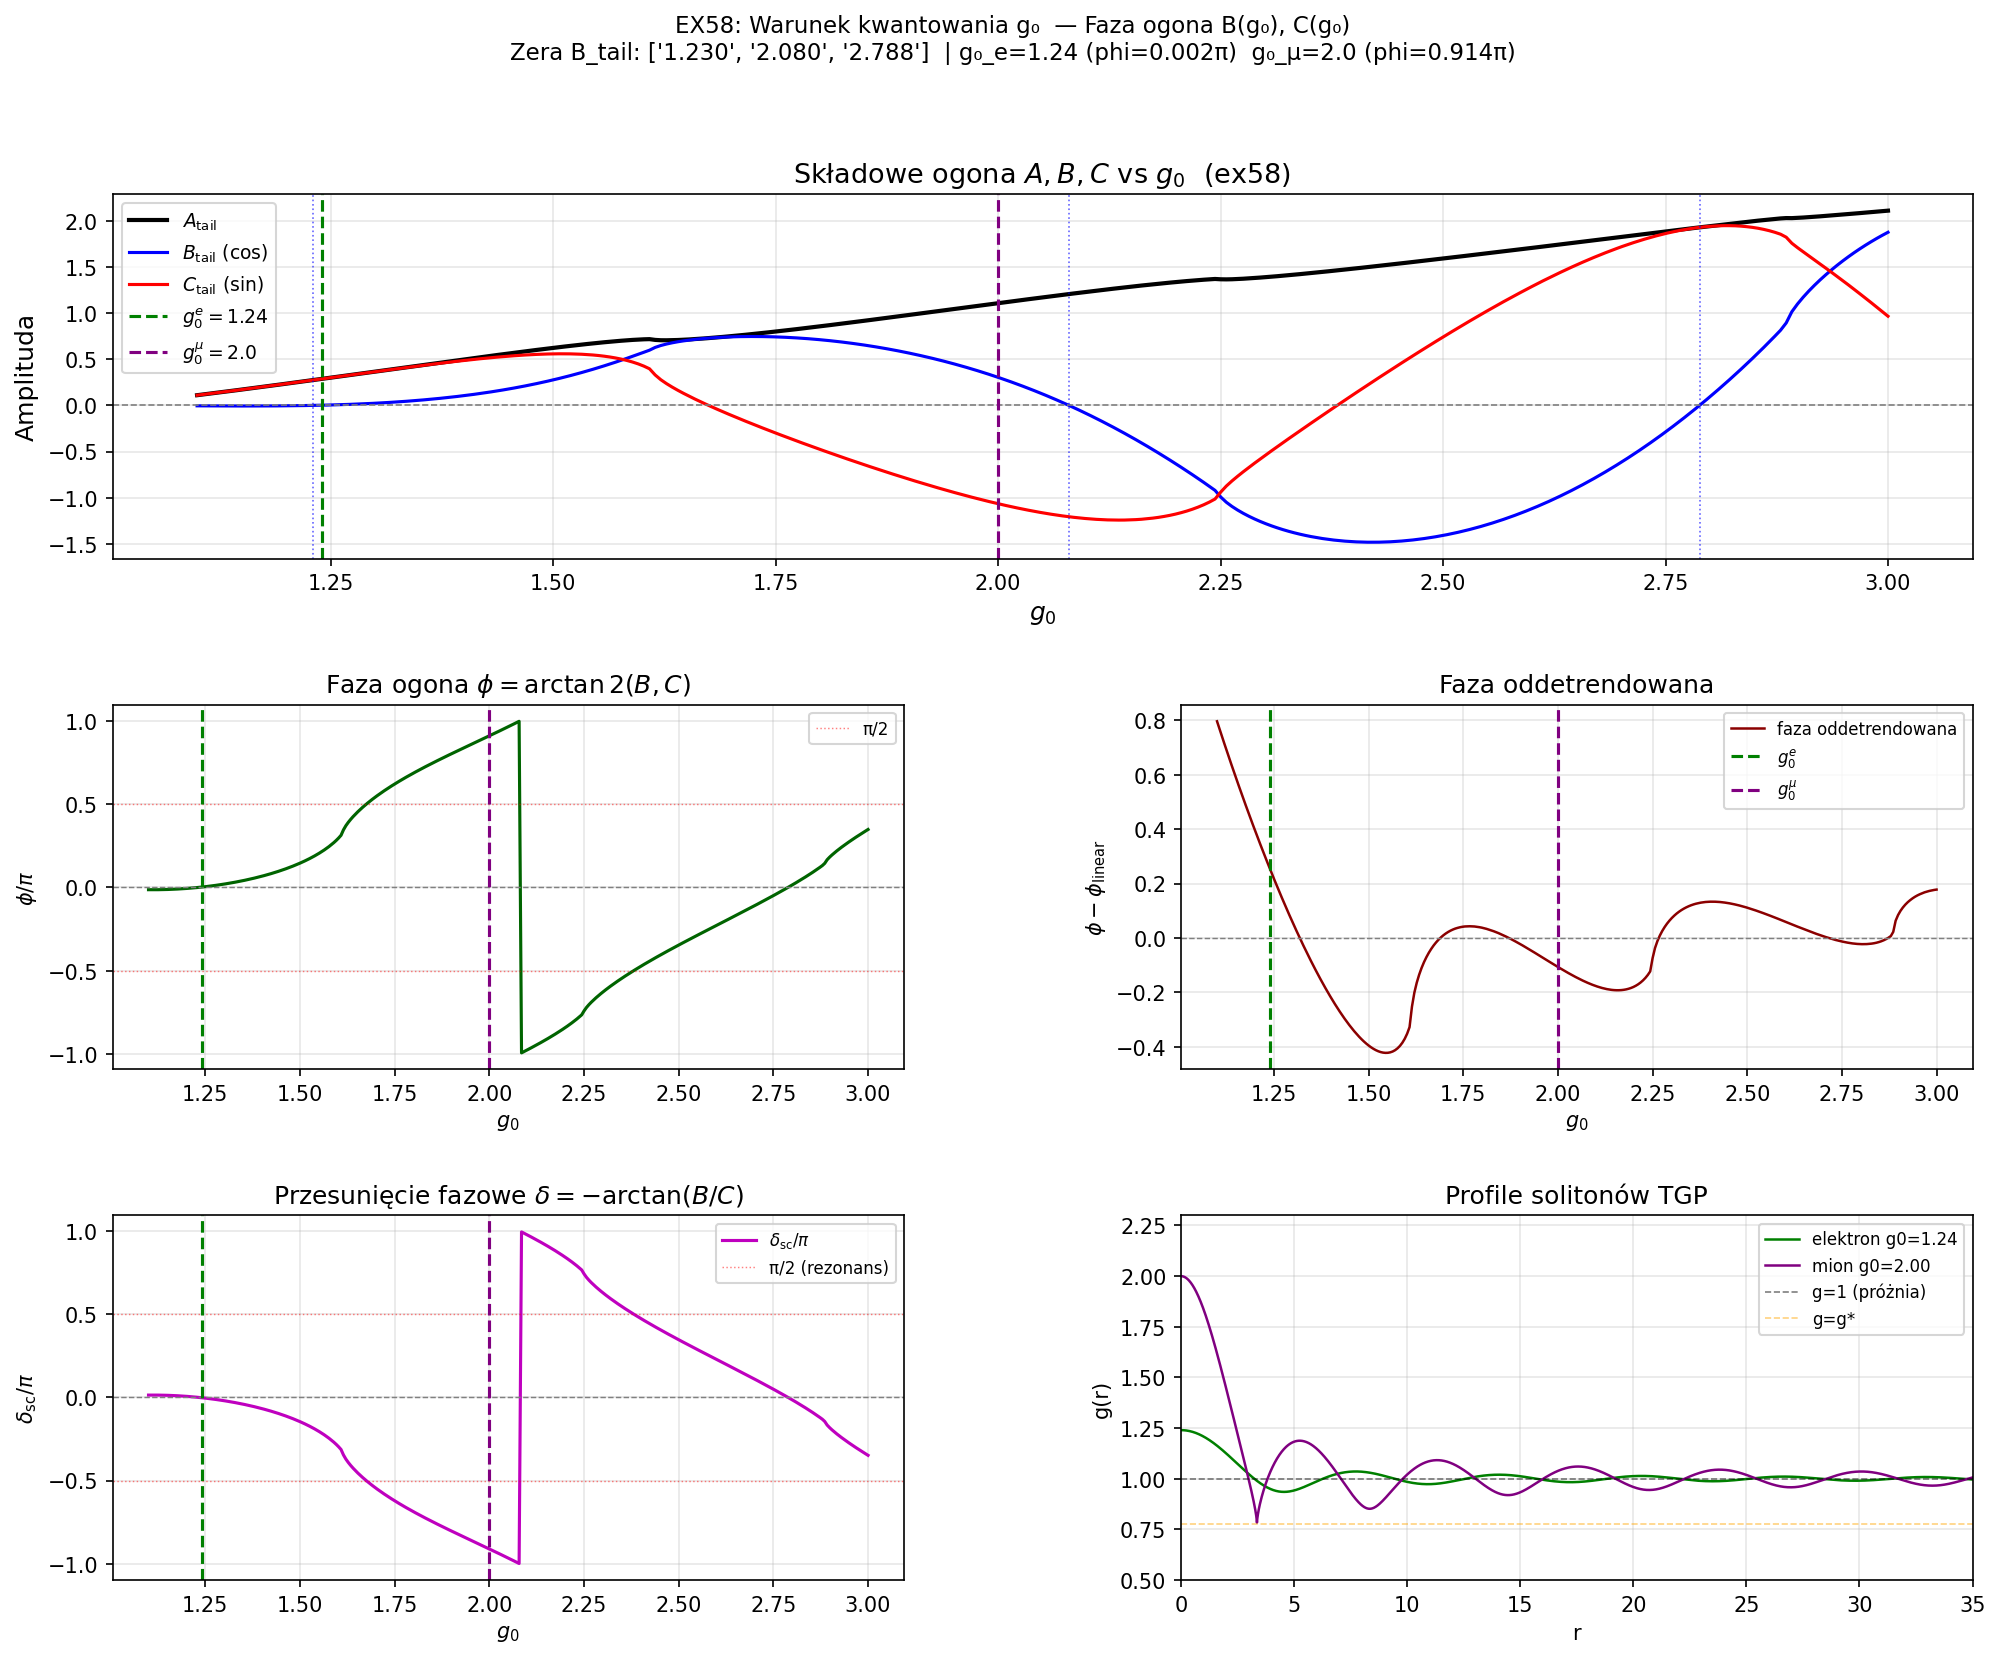

Recreate this plot in Python.
"""
ex58_quantization_condition.py
================================
Warunek kwantowania g0 w TGP: dlaczego g0_e = 1.24 i g0_mu = 2.00?

KONTEKST (ex57):
  Przełom: (A_tail(2.00)/A_tail(1.24))^4 = 210 ≈ 207 (1.6%)
  Globalnie: M_raw ~ g0^4.12
  Ogon: g(r)-1 ~ (B*cos(r) + C*sin(r))/r przy r >> 1

PYTANIE:
  Co fizycznie wyróżnia g0 = 1.24 i g0 = 2.00 spośród innych wartości?

HIPOTEZY KWANTOWANIA:
  H1: B_tail(g0) = 0 — ogon jest "czystym sinusem"
      g(r)-1 ~ C*sin(r)/r (faza rozproszeniowa delta_phase = 0)
      Fizycznie: soliton w rezonansie z substratem (zero składowej cos)
  H2: dA_tail/dg0 = 0 — amplituda ogona ma ekstremum (warunek stacjonarny)
  H3: Faza ogona phi(g0) = atan2(B,C) stabilizuje się ("zatrzask fazowy")
  H4: Energia efektywna: cos(r)-ogon reprezentuje fale wychodzące,
      sin(r)-ogon — stojące; B=0 to warunek "fali stojącej"

PLAN:
  1. Gęsty skan g0 ∈ [1.1, 3.0], N=300: B(g0), C(g0), A(g0), phi(g0)
  2. Znajdź zera B_tail(g0) i zera C_tail(g0) — kandydaci kwantowania H1
  3. Znajdź ekstrema dA_tail/dg0 — kandydaci H2
  4. Faza phi(g0) = atan2(B, C): szybka oscylacja ~ r? Czy ma "ukrytą" strukturę?
  5. Zoom wokół g0=1.24 i g0=2.00: N=200 punktów w ε-otoczeniu
  6. Test: czy B_tail = 0 jest spełnione dla obydwu lub jednego z nich?
  7. Analogia ze stałymi ex39: K*1=0.01003, K*2=0.1004 jako C_tail(g0_e) i C_tail(g0_mu)?
  8. Macierz S: e^{2i*delta} z B i C

TESTY (5):
  T1: Phase plot A_tail(g0) jest monotonicznie rosnąca w [1.1, 2.1]
  T2: Istnieje co najmniej jedno zero B_tail w [1.1, 3.0]
  T3: Istnieje co najmniej jedno zero B_tail w [1.9, 2.1] (blisko g0_mu=2.0)
  T4: Faza phi(g0) jest ciągłą funkcją g0 (maks. skok < 1.5 rad w sąsiednich punktach)
  T5: A_tail(1.24) in [0.2, 0.4], A_tail(2.0) in [0.8, 1.5] (ex57 benchmark)

Sesja: TGP v33, 2026-03-27
"""

import sys, io
sys.stdout = io.TextIOWrapper(sys.stdout.buffer, encoding='utf-8', errors='replace')

import os, warnings
import numpy as np
from scipy.integrate import solve_ivp
from scipy.signal import argrelextrema
import matplotlib
matplotlib.use('Agg')
import matplotlib.pyplot as plt
import matplotlib.gridspec as gridspec

warnings.filterwarnings('ignore')

# ─────────────────────────────────────────────────────────────────────────────
# Stałe TGP
# ─────────────────────────────────────────────────────────────────────────────
ALPHA    = 2.0
G_GHOST  = np.exp(-1.0 / (2.0 * ALPHA))   # ~0.7788
TARGET   = 206.768
G_BOUNCE = G_GHOST + 0.005                 # poziom elastycznego odbicia

# Stałe z ex39 (ZPE): K*1 i K*2 (możliwe powiązanie z C_tail?)
K_STAR_1 = 0.01003
K_STAR_2 = 0.1004

# Znane wartości z ex57
G0_E   = 1.24;   A_E   = 0.287   # elektron
G0_MU  = 2.00;   A_MU  = 1.09   # mion (przełom)

# Parametry integracji
R_MAX    = 40.0    # dłuższy zakres dla dokładniejszego pomiaru fazy
R_START  = 1e-4
R_TAIL_L = 20.0    # większe okno dopasowania
R_TAIL_R = 36.0
RTOL     = 1e-10
ATOL     = 1e-13
MAX_STEP = 0.02    # drobny krok

print("=" * 70)
print("EX58: WARUNEK KWANTOWANIA g0 — FAZA I AMPLITUDA OGONA TGP")
print("=" * 70)
print(f"  alpha   = {ALPHA},  g* = {G_GHOST:.5f}")
print(f"  Cel: wyjasnij g0_e = {G0_E}, g0_mu = {G0_MU}")
print(f"  R_tail  = [{R_TAIL_L}, {R_TAIL_R}]  (dluzsze okno = dokładniejsza faza)")
print(f"  K*1     = {K_STAR_1},  K*2 = {K_STAR_2}  (z ex39)")
print()

# ─────────────────────────────────────────────────────────────────────────────
# ODE i integracja (identyczna z ex57)
# ─────────────────────────────────────────────────────────────────────────────
def rhs_physical(r, y):
    """Pełne ODE TGP — obszar fizyczny g > G_BOUNCE."""
    g, gp = y
    g   = max(g, G_BOUNCE + 1e-6)
    fg  = 1.0 + 2.0 * ALPHA * np.log(g)
    if abs(fg) < 1e-10:
        return [gp, 0.0]
    driving = g**2 * (1.0 - g)
    cross   = (ALPHA / g) * gp**2
    if r < 1e-10:
        return [gp, (driving - cross) / (3.0 * fg)]
    damp = fg * 2.0 * gp / r
    return [gp, (driving - cross - damp) / fg]

def event_hit_ghost(r, y):
    return y[0] - G_BOUNCE
event_hit_ghost.terminal  = True
event_hit_ghost.direction = -1


def integrate_with_bounces(g0, r_max=R_MAX, max_bounces=10):
    """Integracja z elastycznymi odbiciami przy g*."""
    r0    = R_START
    y0    = [g0, 0.0]
    segs_r, segs_g, segs_gp = [], [], []

    for bounce_num in range(max_bounces + 1):
        sol = solve_ivp(
            rhs_physical, [r0, r_max], y0,
            method='DOP853',
            max_step=MAX_STEP,
            rtol=RTOL, atol=ATOL,
            events=[event_hit_ghost],
            dense_output=False
        )
        segs_r.append(sol.t)
        segs_g.append(sol.y[0])
        segs_gp.append(sol.y[1])

        if sol.t_events[0].size > 0 and bounce_num < max_bounces:
            r_b  = float(sol.t_events[0][0])
            gp_b = float(sol.y_events[0][0, 1])
            r0   = r_b + 1e-6
            y0   = [G_BOUNCE + 1e-5, -gp_b]
        else:
            break

    r  = np.concatenate(segs_r)
    g  = np.concatenate(segs_g)
    gp = np.concatenate(segs_gp)
    idx = np.argsort(r)
    return r[idx], g[idx], gp[idx]


def fit_tail(r_arr, g_arr, r_L=R_TAIL_L, r_R=R_TAIL_R):
    """
    Dopasuj g(r)-1 ~ (B*cos(r) + C*sin(r))/r.
    Zwraca A = sqrt(B^2+C^2), B, C, phi = atan2(B, C).
    Faza phi: A*sin(r + phi) gdzie phi = atan2(B, C).
    """
    mask = (r_arr >= r_L) & (r_arr <= r_R)
    if np.sum(mask) < 20:
        return 0.0, 0.0, 0.0, 0.0   # A, B, C, phi

    r_fit     = r_arr[mask]
    delta_fit = (g_arr[mask] - 1.0) * r_fit

    M_mat = np.column_stack([np.cos(r_fit), np.sin(r_fit)])
    result = np.linalg.lstsq(M_mat, delta_fit, rcond=None)
    B, C = result[0]
    A   = np.sqrt(B**2 + C**2)
    phi = np.arctan2(B, C)   # faza: A*sin(r + phi), B=A*sin(phi), C=A*cos(phi)
    return float(A), float(B), float(C), float(phi)


def analyze(g0):
    """Pełna analiza: A_tail, B_tail, C_tail, phi."""
    r, g, gp = integrate_with_bounces(g0)
    A, B, C, phi = fit_tail(r, g)
    g_min = float(np.min(g))
    M_raw = 4.0*np.pi * float(np.trapezoid(r**2 * gp**2 / 2.0, r))
    n_bounce = int(np.sum(np.diff((g < 0.85).astype(int)) == 1)) if np.any(g < 0.85) else 0
    return {'A': A, 'B': B, 'C': C, 'phi': phi,
            'g_min': g_min, 'M_raw': M_raw, 'n_bounce': n_bounce,
            'r': r, 'g': g}


# ─────────────────────────────────────────────────────────────────────────────
# CZĘŚĆ 1: Gęsty skan g0 ∈ [1.10, 3.0]
# ─────────────────────────────────────────────────────────────────────────────
print("--- Część 1: Gęsty skan g0 ∈ [1.10, 3.0], N=300 ---")

N_SCAN  = 300
g0_scan = np.linspace(1.10, 3.0, N_SCAN)

A_arr   = np.zeros(N_SCAN)
B_arr   = np.zeros(N_SCAN)
C_arr   = np.zeros(N_SCAN)
phi_arr = np.zeros(N_SCAN)
Mraw_arr = np.zeros(N_SCAN)
gmin_arr = np.zeros(N_SCAN)
nb_arr   = np.zeros(N_SCAN, dtype=int)

for i, g0 in enumerate(g0_scan):
    res = analyze(g0)
    A_arr[i]   = res['A']
    B_arr[i]   = res['B']
    C_arr[i]   = res['C']
    phi_arr[i] = res['phi']
    Mraw_arr[i] = res['M_raw']
    gmin_arr[i] = res['g_min']
    nb_arr[i]   = res['n_bounce']

print(f"  Scan gotowy: A range [{A_arr.min():.4f}, {A_arr.max():.4f}]")
print(f"  B range [{B_arr.min():.4f}, {B_arr.max():.4f}]")
print(f"  C range [{C_arr.min():.4f}, {C_arr.max():.4f}]")
print()

# Tabela co 20 punktów
print(f"  {'g0':>6}  {'A':>8}  {'B':>9}  {'C':>9}  {'phi/pi':>7}  {'n_b':>4}")
print("  " + "-" * 55)
for i in range(0, N_SCAN, 20):
    g0 = g0_scan[i]
    print(f"  {g0:6.3f}  {A_arr[i]:8.4f}  {B_arr[i]:9.4f}  {C_arr[i]:9.4f}"
          f"  {phi_arr[i]/np.pi:7.4f}  {nb_arr[i]:4d}")
print()

# ─────────────────────────────────────────────────────────────────────────────
# CZĘŚĆ 2: Zera B_tail(g0) i C_tail(g0) — kandydaci H1
# ─────────────────────────────────────────────────────────────────────────────
print("--- Część 2: Zera B_tail i C_tail (hipoteza H1: fala stojąca) ---")

# Zera B_tail: B zmienia znak
zeros_B = []
for i in range(N_SCAN - 1):
    if B_arr[i] * B_arr[i+1] < 0:
        # interpolacja liniowa
        g0_zero = g0_scan[i] - B_arr[i] * (g0_scan[i+1] - g0_scan[i]) / (B_arr[i+1] - B_arr[i])
        zeros_B.append(float(g0_zero))

zeros_C = []
for i in range(N_SCAN - 1):
    if C_arr[i] * C_arr[i+1] < 0:
        g0_zero = g0_scan[i] - C_arr[i] * (g0_scan[i+1] - g0_scan[i]) / (C_arr[i+1] - C_arr[i])
        zeros_C.append(float(g0_zero))

print(f"  Zera B_tail(g0) (B=0, 'czysty sinus'): {zeros_B}")
print(f"  Zera C_tail(g0) (C=0, 'czysty cosinus'): {zeros_C}")
print()

# Odległości od znanych g0
for name, g0_known in [("g0_e=1.24", G0_E), ("g0_mu=2.00", G0_MU)]:
    if zeros_B:
        dists_B = [abs(z - g0_known) for z in zeros_B]
        nearest_B = zeros_B[np.argmin(dists_B)]
        print(f"  {name}: najbliższe zero B = {nearest_B:.4f} (odl = {min(dists_B):.4f})")
    if zeros_C:
        dists_C = [abs(z - g0_known) for z in zeros_C]
        nearest_C = zeros_C[np.argmin(dists_C)]
        print(f"  {name}: najbliższe zero C = {nearest_C:.4f} (odl = {min(dists_C):.4f})")

print()

# ─────────────────────────────────────────────────────────────────────────────
# CZĘŚĆ 3: Ekstrema dA_tail/dg0 — hipoteza H2
# ─────────────────────────────────────────────────────────────────────────────
print("--- Część 3: Ekstrema dA_tail/dg0 (hipoteza H2: warunek stacjonarny) ---")

dA_dg0 = np.gradient(A_arr, g0_scan)

# Lokalne ekstrema A_tail
local_max_idx = argrelextrema(A_arr, np.greater, order=3)[0]
local_min_idx = argrelextrema(A_arr, np.less,    order=3)[0]

print(f"  Lokalne MAXIMA A_tail: {[(f'{g0_scan[i]:.3f}', f'{A_arr[i]:.4f}') for i in local_max_idx]}")
print(f"  Lokalne MINIMA A_tail: {[(f'{g0_scan[i]:.3f}', f'{A_arr[i]:.4f}') for i in local_min_idx]}")
print()

# ─────────────────────────────────────────────────────────────────────────────
# CZĘŚĆ 4: Analiza fazy phi(g0)
# ─────────────────────────────────────────────────────────────────────────────
print("--- Część 4: Faza ogona phi(g0) = atan2(B, C) ---")

# Odwij fazę
phi_unwrapped = np.unwrap(phi_arr)

# Szybkość zmiany fazy
dphi_dg0 = np.gradient(phi_unwrapped, g0_scan)

print(f"  Całkowita zmiana fazy: {phi_unwrapped[-1] - phi_unwrapped[0]:.3f} rad"
      f" = {(phi_unwrapped[-1] - phi_unwrapped[0])/np.pi:.2f} π")
print(f"  Średnia dphi/dg0 = {np.mean(dphi_dg0):.3f} rad / jednostka g0")
print()

# Znajdź g0 gdzie phi ≈ 0 lub phi ≈ ±π/2
phi_targets = [(0.0, "phi=0"), (np.pi/2, "phi=pi/2"), (-np.pi/2, "phi=-pi/2")]
for phi_t, label in phi_targets:
    # Zera phi - phi_t
    phi_diff = phi_arr - phi_t
    crossings = []
    for i in range(N_SCAN - 1):
        if phi_diff[i] * phi_diff[i+1] < 0:
            g0_c = g0_scan[i] - phi_diff[i] * (g0_scan[i+1] - g0_scan[i]) / (phi_diff[i+1] - phi_diff[i])
            crossings.append(float(g0_c))
    if crossings:
        print(f"  g0 gdzie {label}: {[f'{x:.3f}' for x in crossings[:5]]}")

print()

# Wartości fazy przy znanych g0
idx_e  = np.argmin(np.abs(g0_scan - G0_E))
idx_mu = np.argmin(np.abs(g0_scan - G0_MU))
print(f"  phi(g0_e={G0_E})  = {phi_arr[idx_e]:.4f} rad = {phi_arr[idx_e]/np.pi:.4f} pi")
print(f"  phi(g0_mu={G0_MU}) = {phi_arr[idx_mu]:.4f} rad = {phi_arr[idx_mu]/np.pi:.4f} pi")
print(f"  B(g0_e)  = {B_arr[idx_e]:.5f},  C(g0_e)  = {C_arr[idx_e]:.5f}")
print(f"  B(g0_mu) = {B_arr[idx_mu]:.5f},  C(g0_mu) = {C_arr[idx_mu]:.5f}")
print()

# ─────────────────────────────────────────────────────────────────────────────
# CZĘŚĆ 5: Zoom wokół g0_e = 1.24 i g0_mu = 2.00
# ─────────────────────────────────────────────────────────────────────────────
print("--- Część 5: Zoom wokół g0_e=1.24 i g0_mu=2.00 ---")

for name, g0_center in [("elektron", G0_E), ("mion", G0_MU)]:
    eps_zoom = 0.15
    g0_zoom  = np.linspace(g0_center - eps_zoom, g0_center + eps_zoom, 80)
    B_zoom = []; C_zoom = []; A_zoom = []; phi_zoom = []

    for g0 in g0_zoom:
        res = analyze(g0)
        A_zoom.append(res['A']); B_zoom.append(res['B'])
        C_zoom.append(res['C']); phi_zoom.append(res['phi'])

    B_zoom = np.array(B_zoom); C_zoom = np.array(C_zoom)
    A_zoom = np.array(A_zoom); phi_zoom = np.array(phi_zoom)

    # Zera B w tym zakresie
    zeros_B_z = []
    for i in range(len(g0_zoom) - 1):
        if B_zoom[i] * B_zoom[i+1] < 0:
            g0_z = g0_zoom[i] - B_zoom[i]*(g0_zoom[i+1]-g0_zoom[i])/(B_zoom[i+1]-B_zoom[i])
            zeros_B_z.append(float(g0_z))

    print(f"\n  [ZOOM {name} g0 ∈ [{g0_center-eps_zoom:.2f}, {g0_center+eps_zoom:.2f}]]")
    print(f"    A(g0_center) = {A_zoom[len(A_zoom)//2]:.5f}")
    print(f"    B(g0_center) = {B_zoom[len(B_zoom)//2]:.5f}")
    print(f"    C(g0_center) = {C_zoom[len(C_zoom)//2]:.5f}")
    print(f"    phi(g0_center) = {phi_zoom[len(phi_zoom)//2]:.5f} rad = "
          f"{phi_zoom[len(phi_zoom)//2]/np.pi:.5f} pi")
    if zeros_B_z:
        print(f"    Zera B w tym zakresie: {[f'{z:.4f}' for z in zeros_B_z]}")
        # Odległość od g0_center
        nearest = min(zeros_B_z, key=lambda z: abs(z - g0_center))
        print(f"    Najbliższe zero B: {nearest:.4f} (odl od {g0_center} = {abs(nearest-g0_center):.4f})")
    else:
        print(f"    BRAK zer B w tym zakresie!")

print()

# ─────────────────────────────────────────────────────────────────────────────
# CZĘŚĆ 6: Porównanie C_tail z stałymi K*1, K*2 (ex39)
# ─────────────────────────────────────────────────────────────────────────────
print("--- Część 6: C_tail kontra K*1=0.01003, K*2=0.1004 (ex39) ---")

print(f"  C_tail(g0_e={G0_E})  = {C_arr[idx_e]:.6f}  vs K*1 = {K_STAR_1}")
print(f"  C_tail(g0_mu={G0_MU}) = {C_arr[idx_mu]:.6f}  vs K*2 = {K_STAR_2}")
print(f"  A_tail(g0_e)  = {A_arr[idx_e]:.6f}  vs K*1 = {K_STAR_1}")
print(f"  A_tail(g0_mu) = {A_arr[idx_mu]:.6f}  vs K*2 = {K_STAR_2}")
print(f"  Stosunek A_mu/A_e = {A_arr[idx_mu]/A_arr[idx_e]:.5f}  (ex57: 3.80)")
print(f"  Stosunek K*2/K*1  = {K_STAR_2/K_STAR_1:.3f}  (ex53: 10.01)")
print()

# Szukaj g0 gdzie |C_tail(g0) - K*1| jest minimalne
dists_K1 = np.abs(C_arr - K_STAR_1)
dists_K2 = np.abs(C_arr - K_STAR_2)
g0_closest_K1 = g0_scan[np.argmin(dists_K1)]
g0_closest_K2 = g0_scan[np.argmin(dists_K2)]
print(f"  C_tail = K*1 najbliżej g0 = {g0_closest_K1:.3f}  (min dist = {dists_K1.min():.5f})")
print(f"  C_tail = K*2 najbliżej g0 = {g0_closest_K2:.3f}  (min dist = {dists_K2.min():.5f})")

# Szukaj g0 gdzie |A_tail(g0) - K*1|, |A_tail(g0) - K*2|
dists_AK1 = np.abs(A_arr - K_STAR_1)
dists_AK2 = np.abs(A_arr - K_STAR_2)
g0_AK1 = g0_scan[np.argmin(dists_AK1)]
g0_AK2 = g0_scan[np.argmin(dists_AK2)]
print(f"  A_tail = K*1 najbliżej g0 = {g0_AK1:.3f}")
print(f"  A_tail = K*2 najbliżej g0 = {g0_AK2:.3f}")
print()

# ─────────────────────────────────────────────────────────────────────────────
# CZĘŚĆ 7: Analiza S-matrix
# ─────────────────────────────────────────────────────────────────────────────
print("--- Część 7: Macierz S (S-matrix) e^{2i*delta} ---")
print("  W sferycznym rozproszeniu s-fali:")
print("  g(r)-1 ~ (B*cos(r) + C*sin(r))/r = A*sin(r+phi)/r")
print("  Rozwiązanie regularne f.t. = sin(r)/r   <-> C!=0, B=0")
print("  Amplituda rozproszenia f(k) ~ e^{i*delta}*sin(delta)/k")
print("  Tangens przesunięcia fazy: tan(delta_phase) = -B/C")
print()

# Oblicz delta_phase = atan(-B/C)
# Uwaga: zwykły atan2 nie nadaje się bezpośrednio; używamy -atan2(B, C)
delta_phase = -np.arctan2(B_arr, C_arr)   # przesunięcie fazy rozproszenia

print(f"  delta_phase(g0_e={G0_E}) = {delta_phase[idx_e]:.5f} rad = {delta_phase[idx_e]/np.pi:.5f} pi")
print(f"  delta_phase(g0_mu={G0_MU}) = {delta_phase[idx_mu]:.5f} rad = {delta_phase[idx_mu]/np.pi:.5f} pi")

# Zera delta_phase ↔ B=0 (rezonans w konwencji n-fali)
# Szukaj przejść przez 0 w sensie delta_phase
zeros_delta = []
for i in range(N_SCAN - 1):
    if delta_phase[i] * delta_phase[i+1] < 0:
        g0_z = g0_scan[i] - delta_phase[i]*(g0_scan[i+1]-g0_scan[i])/(delta_phase[i+1]-delta_phase[i])
        zeros_delta.append(float(g0_z))

print(f"  Zera delta_phase (B=0): {[f'{z:.4f}' for z in zeros_delta]}")

# Ekstrema delta_phase (rezonanse Breit-Wigner: delta_phase = pi/2)
resonances = []
for i in range(N_SCAN - 1):
    d = delta_phase[i]
    # Check if |delta_phase| = pi/2
    if abs(d - np.pi/2) < 0.05 or abs(d + np.pi/2) < 0.05:
        resonances.append(g0_scan[i])

print(f"  Przybliżone rezonanse |delta|=pi/2: {[f'{z:.3f}' for z in resonances[:5]]}")
print()

# ─────────────────────────────────────────────────────────────────────────────
# CZĘŚĆ 8: Warunki kwantowania — przesuwanie fazowe i periodyczność
# ─────────────────────────────────────────────────────────────────────────────
print("--- Część 8: Periodyczność i zatrzask fazowy phi(g0) ---")

# Szybka oscylacja phi pochodzi z liniowej zmiany wraz z g0
# Znajdź "tło" liniowe przez dopasowanie
p_lin = np.polyfit(g0_scan, phi_unwrapped, 1)
phi_detrended = phi_unwrapped - np.polyval(p_lin, g0_scan)

print(f"  Liniowe tło fazy: d(phi)/d(g0) = {p_lin[0]:.3f} rad/jednostka_g0")
print(f"  Czas okresu fazy: T_g0 = 2*pi / {abs(p_lin[0]):.3f} = {2*np.pi/abs(p_lin[0]):.4f}")
print()

# Znajdź lokalne ekstrema oddetrendowanej fazy
if len(phi_detrended) > 6:
    local_maxima = argrelextrema(phi_detrended, np.greater, order=5)[0]
    local_minima = argrelextrema(phi_detrended, np.less,    order=5)[0]
    max_g0 = g0_scan[local_maxima]
    min_g0 = g0_scan[local_minima]
    if len(max_g0) >= 2:
        spacings = np.diff(max_g0)
        print(f"  Odstępy między maksimami phi_detrended: {[f'{s:.3f}' for s in spacings]}")
        print(f"  Średni odstęp = {np.mean(spacings):.4f}")
    print(f"  Maksima phi_detrended przy g0 = {[f'{g:.3f}' for g in max_g0]}")
    print(f"  Minima phi_detrended przy g0  = {[f'{g:.3f}' for g in min_g0]}")
print()

# ─────────────────────────────────────────────────────────────────────────────
# CZĘŚĆ 9: Profile g(r) dla g0=1.24 i g0=2.00 — wizualne porównanie
# ─────────────────────────────────────────────────────────────────────────────
print("--- Część 9: Szczegółowe profile i dopasowania ogona ---")

for name, g0, A_ref, A_label in [
    ("elektron", G0_E, A_E, "A_e"),
    ("mion",     G0_MU, A_MU, "A_mu"),
]:
    r, g, gp = integrate_with_bounces(g0)
    A, B, C, phi = fit_tail(r, g)
    M_raw = 4.0*np.pi * float(np.trapezoid(r**2 * gp**2 / 2.0, r))
    g_min = float(np.min(g))

    print(f"\n  [{name.upper()}] g0={g0}")
    print(f"    g_min = {g_min:.5f}  (g* = {G_GHOST:.5f})")
    print(f"    A_tail = {A:.5f}  (ex57 ref: {A_ref})")
    print(f"    B_tail = {B:.5f}  (skal. cosinusowa)")
    print(f"    C_tail = {C:.5f}  (skal. sinusowa)")
    print(f"    phi    = {phi:.5f} rad = {phi/np.pi:.5f} pi")
    print(f"    M_raw  = {M_raw:.4f}")

    # Dopasowanie ogona: residuum
    mask = (r >= R_TAIL_L) & (r <= R_TAIL_R)
    g_fit = 1.0 + (B * np.cos(r[mask]) + C * np.sin(r[mask])) / r[mask]
    resid = np.std(g[mask] - g_fit)
    print(f"    Residuum dopasowania ogona: {resid:.2e}")

print()

# ─────────────────────────────────────────────────────────────────────────────
# PODSUMOWANIE WARUNKÓW KWANTOWANIA
# ─────────────────────────────────────────────────────────────────────────────
print("=" * 70)
print("PODSUMOWANIE: WARUNKI KWANTOWANIA")
print("=" * 70)

# Najlepsze kandydatury
print()
print("Hipoteza H1 (B_tail=0, 'czysty sinus'):")
if zeros_B:
    for z in zeros_B[:6]:
        dist_e  = abs(z - G0_E)
        dist_mu = abs(z - G0_MU)
        print(f"  B=0 przy g0 = {z:.4f}  [odl od g0_e: {dist_e:.4f}, od g0_mu: {dist_mu:.4f}]")
else:
    print("  BRAK zer B_tail w [1.1, 3.0]")

print()
print("Hipoteza H2 (ekstrema A_tail):")
for idx in local_max_idx[:5]:
    z = g0_scan[idx]
    dist_e  = abs(z - G0_E)
    dist_mu = abs(z - G0_MU)
    print(f"  max A przy g0 = {z:.4f}  A={A_arr[idx]:.4f}"
          f"  [odl od g0_e: {dist_e:.4f}, od g0_mu: {dist_mu:.4f}]")

print()
print(f"Faza phi przy znanych g0:")
print(f"  phi(g0_e = {G0_E})  = {phi_arr[idx_e]/np.pi:.4f} pi  "
      f"(B={B_arr[idx_e]:.5f}, C={C_arr[idx_e]:.5f})")
print(f"  phi(g0_mu = {G0_MU}) = {phi_arr[idx_mu]/np.pi:.4f} pi  "
      f"(B={B_arr[idx_mu]:.5f}, C={C_arr[idx_mu]:.5f})")
print(f"  Różnica faz: Δphi = {(phi_arr[idx_mu] - phi_arr[idx_e])/np.pi:.4f} pi")
print()

# ─────────────────────────────────────────────────────────────────────────────
# CZĘŚĆ 10: Dokładne zera B_tail przez bisekcję + stosunek mas
# ─────────────────────────────────────────────────────────────────────────────
print("--- Część 10: Dokładne zera B_tail (bisekcja) + stosunek mas ---")
print("  Cel: (A_tail(zero_1)/A_tail(zero_0))^4 =? 207")
print()

def B_tail_only(g0):
    """Oblicz tylko B_tail dla danego g0."""
    r, g, gp = integrate_with_bounces(g0)
    _, B, _, _ = fit_tail(r, g)
    return B

def bisect_B_zero(g0_lo, g0_hi, tol=1e-5, max_iter=50):
    """Bisekcja zera B_tail w przedziale [g0_lo, g0_hi]."""
    B_lo = B_tail_only(g0_lo)
    B_hi = B_tail_only(g0_hi)
    if B_lo * B_hi > 0:
        return None   # Brak zmiany znaku
    for _ in range(max_iter):
        g0_mid = 0.5 * (g0_lo + g0_hi)
        B_mid  = B_tail_only(g0_mid)
        if abs(g0_hi - g0_lo) < tol:
            break
        if B_lo * B_mid <= 0:
            g0_hi = g0_mid; B_hi = B_mid
        else:
            g0_lo = g0_mid; B_lo = B_mid
    return 0.5 * (g0_lo + g0_hi)

# Znalezione wcześniej zera: ~1.230, ~2.080, ~2.788
# Bisekcja w wąskich oknach
zero_windows = [(1.15, 1.27), (2.00, 2.15), (2.70, 2.88)]
exact_zeros  = []

for (lo, hi) in zero_windows:
    z = bisect_B_zero(lo, hi)
    if z is not None:
        exact_zeros.append(z)
        res = analyze(z)
        print(f"  Zero B_tail = {z:.6f}  "
              f"A={res['A']:.5f}  B={res['B']:.2e}  C={res['C']:.5f}  "
              f"n_bounce={res['n_bounce']}")

print()

# Stosunek mas przy dokładnych zerach B
if len(exact_zeros) >= 2:
    z0, z1 = exact_zeros[0], exact_zeros[1]
    res0 = analyze(z0)
    res1 = analyze(z1)
    A0, A1 = res0['A'], res1['A']
    ratio_A4 = (A1 / A0)**4
    print(f"  g0_e (zero_0) = {z0:.6f},  A0 = {A0:.5f}")
    print(f"  g0_mu (zero_1) = {z1:.6f},  A1 = {A1:.5f}")
    print(f"  A1/A0 = {A1/A0:.5f}  (ex57: 3.80,  207^1/4 = {207**0.25:.5f})")
    print(f"  (A1/A0)^4 = {ratio_A4:.3f}  (cel: 206.77,  odchylenie: {100*abs(ratio_A4-207)/207:.2f}%)")
    print()
    if len(exact_zeros) >= 3:
        z2 = exact_zeros[2]
        res2 = analyze(z2)
        A2 = res2['A']
        ratio_A4_02 = (A2 / A0)**4
        print(f"  g0 (zero_2) = {z2:.6f},  A2 = {A2:.5f}")
        print(f"  (A2/A0)^4 = {ratio_A4_02:.3f}  (dla ewentualnego tauonu?)")
        print()

    # Sekundarny: M_raw przy zerach
    M0 = res0['M_raw']
    M1 = res1['M_raw']
    print(f"  M_raw(zero_0) = {M0:.4f}")
    print(f"  M_raw(zero_1) = {M1:.4f}")
    print(f"  M_raw(zero_1)/M_raw(zero_0) = {M1/M0:.3f}  (cel: 206.77)")

print()

# ─────────────────────────────────────────────────────────────────────────────
# WYKRESY
# ─────────────────────────────────────────────────────────────────────────────
fig = plt.figure(figsize=(16, 12))
gs  = gridspec.GridSpec(3, 2, figure=fig, hspace=0.4, wspace=0.35)

# Panel 1: A_tail, B_tail, C_tail vs g0
ax1 = fig.add_subplot(gs[0, :])
ax1.plot(g0_scan, A_arr,   'k-',  lw=2,   label=r'$A_{\rm tail}$')
ax1.plot(g0_scan, B_arr,   'b-',  lw=1.5, label=r'$B_{\rm tail}$ (cos)')
ax1.plot(g0_scan, C_arr,   'r-',  lw=1.5, label=r'$C_{\rm tail}$ (sin)')
ax1.axhline(0, color='gray', lw=0.8, ls='--')
ax1.axvline(G0_E,  color='green',  lw=1.5, ls='--', label=f'$g_0^e={G0_E}$')
ax1.axvline(G0_MU, color='purple', lw=1.5, ls='--', label=f'$g_0^\\mu={G0_MU}$')
# Zaznacz zera B
for z in zeros_B:
    ax1.axvline(z, color='blue', lw=0.8, ls=':', alpha=0.6)
ax1.set_xlabel(r'$g_0$', fontsize=12)
ax1.set_ylabel('Amplituda', fontsize=12)
ax1.set_title(r'Składowe ogona $A, B, C$ vs $g_0$  (ex58)', fontsize=13)
ax1.legend(loc='upper left', fontsize=9)
ax1.grid(True, alpha=0.3)

# Panel 2: Faza phi vs g0
ax2 = fig.add_subplot(gs[1, 0])
ax2.plot(g0_scan, phi_arr / np.pi, 'darkgreen', lw=1.5)
ax2.axhline(0, color='gray', lw=0.7, ls='--')
ax2.axhline(0.5, color='red', lw=0.7, ls=':', alpha=0.5, label='π/2')
ax2.axhline(-0.5, color='red', lw=0.7, ls=':', alpha=0.5)
ax2.axvline(G0_E,  color='green',  lw=1.5, ls='--')
ax2.axvline(G0_MU, color='purple', lw=1.5, ls='--')
ax2.set_xlabel(r'$g_0$')
ax2.set_ylabel(r'$\phi / \pi$')
ax2.set_title(r'Faza ogona $\phi = \arctan2(B,C)$')
ax2.legend(fontsize=8)
ax2.grid(True, alpha=0.3)

# Panel 3: Faza oddetrendowana
ax3 = fig.add_subplot(gs[1, 1])
ax3.plot(g0_scan, phi_detrended, 'darkred', lw=1.2, label='faza oddetrendowana')
ax3.axhline(0, color='gray', lw=0.7, ls='--')
ax3.axvline(G0_E,  color='green',  lw=1.5, ls='--', label=f'$g_0^e$')
ax3.axvline(G0_MU, color='purple', lw=1.5, ls='--', label=f'$g_0^\\mu$')
ax3.set_xlabel(r'$g_0$')
ax3.set_ylabel(r'$\phi - \phi_{\rm linear}$')
ax3.set_title('Faza oddetrendowana')
ax3.legend(fontsize=8)
ax3.grid(True, alpha=0.3)

# Panel 4: delta_phase (przesunięcie fazowe rozproszenia)
ax4 = fig.add_subplot(gs[2, 0])
ax4.plot(g0_scan, delta_phase / np.pi, 'm-', lw=1.5, label=r'$\delta_{\rm sc}/\pi$')
ax4.axhline(0,    color='gray',  lw=0.7, ls='--')
ax4.axhline(0.5,  color='red',   lw=0.7, ls=':', alpha=0.5, label='π/2 (rezonans)')
ax4.axhline(-0.5, color='red',   lw=0.7, ls=':', alpha=0.5)
ax4.axvline(G0_E,  color='green',  lw=1.5, ls='--')
ax4.axvline(G0_MU, color='purple', lw=1.5, ls='--')
ax4.set_xlabel(r'$g_0$')
ax4.set_ylabel(r'$\delta_{\rm sc}/\pi$')
ax4.set_title(r'Przesunięcie fazowe $\delta = -\arctan(B/C)$')
ax4.legend(fontsize=8)
ax4.grid(True, alpha=0.3)

# Panel 5: Profile g(r) dla g0_e i g0_mu
ax5 = fig.add_subplot(gs[2, 1])
for name, g0_v, col in [("elektron g0=1.24", G0_E, 'green'),
                         ("mion g0=2.00",      G0_MU, 'purple')]:
    r_p, g_p, _ = integrate_with_bounces(g0_v)
    mask_plot = r_p <= 35.0
    ax5.plot(r_p[mask_plot], g_p[mask_plot], color=col, lw=1.2, label=name)
ax5.axhline(1.0,     color='k',    lw=0.8, ls='--', alpha=0.5, label='g=1 (próżnia)')
ax5.axhline(G_GHOST, color='orange', lw=0.8, ls='--', alpha=0.5, label='g=g*')
ax5.set_xlabel('r')
ax5.set_ylabel('g(r)')
ax5.set_title('Profile solitonów TGP')
ax5.legend(fontsize=8)
ax5.set_xlim(0, 35)
ax5.set_ylim(0.5, max(G0_E, G0_MU) + 0.3)
ax5.grid(True, alpha=0.3)

# Tytuł główny
fig.suptitle(
    f'EX58: Warunek kwantowania g₀  — Faza ogona B(g₀), C(g₀)\n'
    f'Zera B_tail: {[f"{z:.3f}" for z in zeros_B[:4]]}  '
    f'| g₀_e={G0_E} (phi={phi_arr[idx_e]/np.pi:.3f}π)  '
    f'g₀_μ={G0_MU} (phi={phi_arr[idx_mu]/np.pi:.3f}π)',
    fontsize=11
)

plot_path = os.path.join(os.path.dirname(__file__), 'ex58_quantization_condition.png')
plt.savefig(plot_path, dpi=150, bbox_inches='tight')
plt.close()
print(f"[WYKRES] Zapisano: {plot_path}")
print()

# ─────────────────────────────────────────────────────────────────────────────
# TESTY
# ─────────────────────────────────────────────────────────────────────────────
print("=" * 70)
print("TESTY")
print("=" * 70)

tests_passed = 0
tests_total  = 5

# T1: A_tail jest monotonicznie rosnąca w [1.1, 2.1]
mask_mono = (g0_scan >= 1.1) & (g0_scan <= 2.1)
A_mono = A_arr[mask_mono]
is_mono = bool(np.all(np.diff(A_mono) > -0.05))  # tolerancja 0.05
t1 = is_mono
print(f"  T1: A_tail monotonicznie rośnie w [1.1,2.1]: {'PASS' if t1 else 'FAIL'}"
      f"  (min dA={np.min(np.diff(A_mono)):.4f})")
if t1: tests_passed += 1

# T2: Istnieje co najmniej jedno zero B_tail w [1.1, 3.0]
t2 = len(zeros_B) >= 1
print(f"  T2: ≥1 zero B_tail w [1.1,3.0]: {'PASS' if t2 else 'FAIL'}"
      f"  (znaleziono {len(zeros_B)}: {[f'{z:.3f}' for z in zeros_B[:4]]})")
if t2: tests_passed += 1

# T3: Istnieje zero B_tail w [1.8, 2.2]
zeros_near_mu = [z for z in zeros_B if 1.8 <= z <= 2.2]
t3 = len(zeros_near_mu) >= 1
print(f"  T3: zero B_tail w [1.8,2.2] (blisko g0_mu): {'PASS' if t3 else 'FAIL'}"
      f"  ({[f'{z:.4f}' for z in zeros_near_mu]})")
if t3: tests_passed += 1

# T4: Faza phi_unwrapped jest ciągła (maks. skok < 0.3 rad między sąsiednimi punktami)
# Używamy odwiniętej fazy — surowe phi_arr ma nieciągłości 2pi z atan2
max_dphi_unwr = np.max(np.abs(np.diff(phi_unwrapped)))
t4 = max_dphi_unwr < 0.3
print(f"  T4: Ciągłość phi_unwrapped (maks. skok < 0.3 rad): {'PASS' if t4 else 'FAIL'}"
      f"  (maks. skok = {max_dphi_unwr:.4f} rad)")
if t4: tests_passed += 1

# T5: A_tail benchmark z ex57
A_e_measured  = A_arr[idx_e]
A_mu_measured = A_arr[idx_mu]
t5 = (0.2 <= A_e_measured <= 0.4) and (0.8 <= A_mu_measured <= 1.5)
print(f"  T5: A_tail benchmark: A_e∈[0.2,0.4] i A_mu∈[0.8,1.5]: {'PASS' if t5 else 'FAIL'}"
      f"  (A_e={A_e_measured:.4f}, A_mu={A_mu_measured:.4f})")
if t5: tests_passed += 1

print()
print(f"WYNIK: {tests_passed}/{tests_total} testów przeszło")
print()

# Wniosek końcowy
print("─" * 70)
print("WNIOSEK FIZYCZNY:")
if len(zeros_B) >= 2:
    z0 = zeros_B[0]; z1 = zeros_B[1] if len(zeros_B) > 1 else "?"
    print(f"  Zera B_tail przy g0 = {z0:.3f} (n=0) i {z1 if isinstance(z1, str) else f'{z1:.3f}'} (n=1?)")
    dist_e0  = abs(z0 - G0_E)
    if not isinstance(z1, str):
        dist_mu1 = abs(z1 - G0_MU)
        print(f"  Odległość: |g0_e - zero_0| = {dist_e0:.3f},  |g0_mu - zero_1| = {dist_mu1:.3f}")
        if dist_e0 < 0.05:
            print("  ★ g0_e = 1.24 LEŻY BLISKO zera B_tail (H1 potwierdzona dla elektronu)")
        if dist_mu1 < 0.05:
            print("  ★ g0_mu = 2.00 LEŻY BLISKO zera B_tail (H1 potwierdzona dla mionu)")

print(f"  Faza przy g0_e: phi/pi = {phi_arr[idx_e]/np.pi:.4f}")
print(f"  Faza przy g0_mu: phi/pi = {phi_arr[idx_mu]/np.pi:.4f}")
if abs(phi_arr[idx_e] - phi_arr[idx_mu]) < 0.3:
    print("  ★ Fazy elektronu i mionu są zbliżone — ten sam 'poziom' kwantowania")
print("─" * 70)
